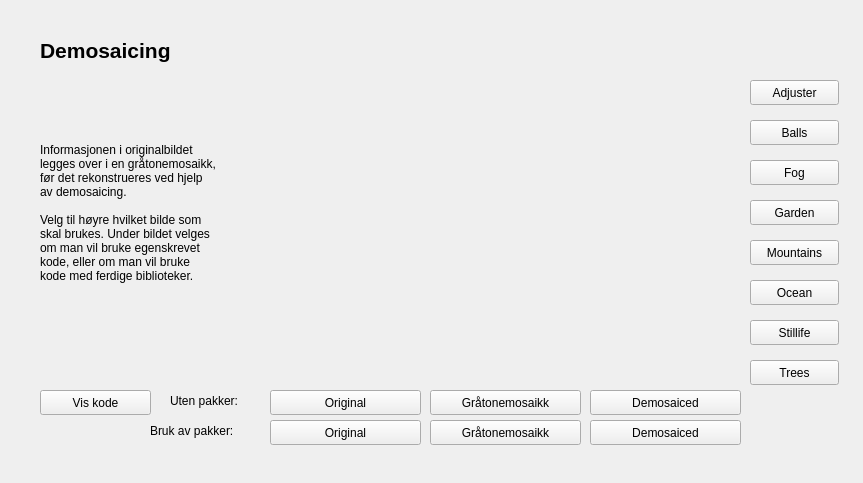
<?xml version="1.0" encoding="UTF-8"?>
<ui version="4.0">
 <class>Form</class>
 <widget class="QWidget" name="Form">
  <property name="geometry">
   <rect>
    <x>0</x>
    <y>0</y>
    <width>863</width>
    <height>483</height>
   </rect>
  </property>
  <property name="windowTitle">
   <string>Form</string>
  </property>
  <widget class="QPushButton" name="demosaicMosaic">
   <property name="geometry">
    <rect>
     <x>430</x>
     <y>390</y>
     <width>151</width>
     <height>25</height>
    </rect>
   </property>
   <property name="text">
    <string>Gråtonemosaikk</string>
   </property>
  </widget>
  <widget class="QPushButton" name="demosaicOriginal">
   <property name="geometry">
    <rect>
     <x>270</x>
     <y>390</y>
     <width>151</width>
     <height>25</height>
    </rect>
   </property>
   <property name="text">
    <string>Original</string>
   </property>
  </widget>
  <widget class="QLabel" name="demosaicOverskrift">
   <property name="geometry">
    <rect>
     <x>40</x>
     <y>20</y>
     <width>761</width>
     <height>61</height>
    </rect>
   </property>
   <property name="font">
    <font>
     <pointsize>16</pointsize>
     <weight>75</weight>
     <italic>false</italic>
     <bold>true</bold>
     <underline>false</underline>
    </font>
   </property>
   <property name="text">
    <string>Demosaicing</string>
   </property>
  </widget>
  <widget class="QLabel" name="label_12">
   <property name="geometry">
    <rect>
     <x>40</x>
     <y>110</y>
     <width>231</width>
     <height>221</height>
    </rect>
   </property>
   <property name="text">
    <string>&lt;html&gt;&lt;head/&gt;&lt;body&gt;&lt;p&gt;Informasjonen i originalbildet &lt;br/&gt;legges over i en gråtonemosaikk,&lt;br/&gt;før det rekonstrueres ved hjelp&lt;br/&gt;av demosaicing.&lt;br/&gt;&lt;br/&gt;Velg til høyre hvilket bilde som&lt;br/&gt;skal brukes. Under bildet velges&lt;br/&gt;om man vil bruke egenskrevet&lt;br/&gt;kode, eller om man vil bruke&lt;br/&gt;kode med ferdige biblioteker.&lt;br/&gt;&lt;/p&gt;&lt;/body&gt;&lt;/html&gt;</string>
   </property>
  </widget>
  <widget class="QPushButton" name="demosaicCode">
   <property name="geometry">
    <rect>
     <x>40</x>
     <y>390</y>
     <width>111</width>
     <height>25</height>
    </rect>
   </property>
   <property name="text">
    <string>Vis kode</string>
   </property>
  </widget>
  <widget class="QPushButton" name="demosaicDemosaic">
   <property name="geometry">
    <rect>
     <x>590</x>
     <y>390</y>
     <width>151</width>
     <height>25</height>
    </rect>
   </property>
   <property name="text">
    <string>Demosaiced</string>
   </property>
  </widget>
  <widget class="QLabel" name="demosaicImg">
   <property name="geometry">
    <rect>
     <x>270</x>
     <y>76</y>
     <width>471</width>
     <height>301</height>
    </rect>
   </property>
   <property name="text">
    <string/>
   </property>
   <property name="pixmap">
    <pixmap>../../../hdr-bilder/Adjuster/Adjuster_00032.png</pixmap>
   </property>
   <property name="scaledContents">
    <bool>true</bool>
   </property>
  </widget>
  <widget class="QPushButton" name="adjuster">
   <property name="geometry">
    <rect>
     <x>750</x>
     <y>80</y>
     <width>89</width>
     <height>25</height>
    </rect>
   </property>
   <property name="text">
    <string>Adjuster</string>
   </property>
  </widget>
  <widget class="QPushButton" name="garden">
   <property name="geometry">
    <rect>
     <x>750</x>
     <y>200</y>
     <width>89</width>
     <height>25</height>
    </rect>
   </property>
   <property name="text">
    <string>Garden</string>
   </property>
  </widget>
  <widget class="QPushButton" name="trees">
   <property name="geometry">
    <rect>
     <x>750</x>
     <y>360</y>
     <width>89</width>
     <height>25</height>
    </rect>
   </property>
   <property name="text">
    <string>Trees</string>
   </property>
  </widget>
  <widget class="QPushButton" name="stillife">
   <property name="geometry">
    <rect>
     <x>750</x>
     <y>320</y>
     <width>89</width>
     <height>25</height>
    </rect>
   </property>
   <property name="text">
    <string>Stillife</string>
   </property>
  </widget>
  <widget class="QPushButton" name="mountains">
   <property name="geometry">
    <rect>
     <x>750</x>
     <y>240</y>
     <width>89</width>
     <height>25</height>
    </rect>
   </property>
   <property name="text">
    <string>Mountains</string>
   </property>
  </widget>
  <widget class="QPushButton" name="balls">
   <property name="geometry">
    <rect>
     <x>750</x>
     <y>120</y>
     <width>89</width>
     <height>25</height>
    </rect>
   </property>
   <property name="text">
    <string>Balls</string>
   </property>
  </widget>
  <widget class="QPushButton" name="fog">
   <property name="geometry">
    <rect>
     <x>750</x>
     <y>160</y>
     <width>89</width>
     <height>25</height>
    </rect>
   </property>
   <property name="text">
    <string>Fog</string>
   </property>
  </widget>
  <widget class="QPushButton" name="ocean">
   <property name="geometry">
    <rect>
     <x>750</x>
     <y>280</y>
     <width>89</width>
     <height>25</height>
    </rect>
   </property>
   <property name="text">
    <string>Ocean</string>
   </property>
  </widget>
  <widget class="QPushButton" name="demosaicDemosaicPackage">
   <property name="geometry">
    <rect>
     <x>590</x>
     <y>420</y>
     <width>151</width>
     <height>25</height>
    </rect>
   </property>
   <property name="text">
    <string>Demosaiced</string>
   </property>
  </widget>
  <widget class="QPushButton" name="demosaicMosaicPackage">
   <property name="geometry">
    <rect>
     <x>430</x>
     <y>420</y>
     <width>151</width>
     <height>25</height>
    </rect>
   </property>
   <property name="text">
    <string>Gråtonemosaikk</string>
   </property>
  </widget>
  <widget class="QPushButton" name="demosaicOriginal2">
   <property name="geometry">
    <rect>
     <x>270</x>
     <y>420</y>
     <width>151</width>
     <height>25</height>
    </rect>
   </property>
   <property name="text">
    <string>Original</string>
   </property>
  </widget>
  <widget class="QLabel" name="label">
   <property name="geometry">
    <rect>
     <x>170</x>
     <y>390</y>
     <width>91</width>
     <height>21</height>
    </rect>
   </property>
   <property name="text">
    <string>Uten pakker:</string>
   </property>
  </widget>
  <widget class="QLabel" name="label_2">
   <property name="geometry">
    <rect>
     <x>150</x>
     <y>420</y>
     <width>111</width>
     <height>21</height>
    </rect>
   </property>
   <property name="text">
    <string>Bruk av pakker:</string>
   </property>
  </widget>
 </widget>
 <resources/>
 <connections/>
</ui>
